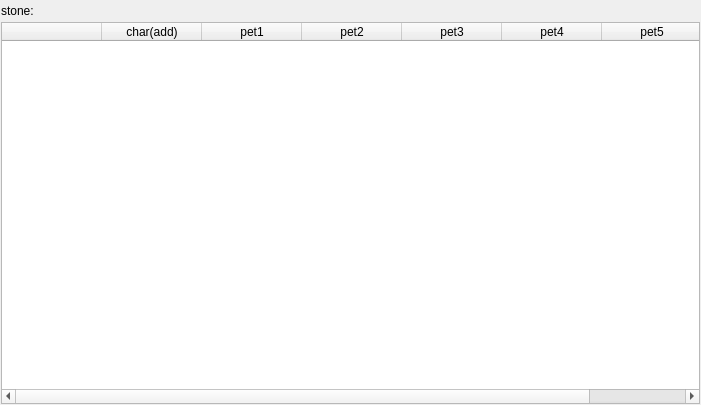
<?xml version="1.0" encoding="UTF-8"?>
<ui version="4.0">
 <class>CharInfoFormClass</class>
 <widget class="QWidget" name="CharInfoFormClass">
  <property name="geometry">
   <rect>
    <x>0</x>
    <y>0</y>
    <width>701</width>
    <height>405</height>
   </rect>
  </property>
  <property name="windowTitle">
   <string>CharInfoForm</string>
  </property>
  <layout class="QGridLayout" name="gridLayout">
   <property name="leftMargin">
    <number>1</number>
   </property>
   <property name="topMargin">
    <number>1</number>
   </property>
   <property name="rightMargin">
    <number>1</number>
   </property>
   <property name="bottomMargin">
    <number>1</number>
   </property>
   <property name="spacing">
    <number>1</number>
   </property>
   <item row="0" column="0">
    <layout class="QVBoxLayout" name="verticalLayout">
     <property name="spacing">
      <number>1</number>
     </property>
     <item>
      <widget class="QLabel" name="label">
       <property name="minimumSize">
        <size>
         <width>0</width>
         <height>20</height>
        </size>
       </property>
       <property name="text">
        <string>stone:</string>
       </property>
      </widget>
     </item>
     <item>
      <widget class="TableWidget" name="tableWidget">
       <property name="editTriggers">
        <set>QAbstractItemView::NoEditTriggers</set>
       </property>
       <property name="selectionMode">
        <enum>QAbstractItemView::SingleSelection</enum>
       </property>
       <property name="selectionBehavior">
        <enum>QAbstractItemView::SelectRows</enum>
       </property>
       <attribute name="horizontalHeaderMinimumSectionSize">
        <number>25</number>
       </attribute>
       <attribute name="verticalHeaderVisible">
        <bool>false</bool>
       </attribute>
       <attribute name="verticalHeaderDefaultSectionSize">
        <number>23</number>
       </attribute>
       <column>
        <property name="text">
         <string/>
        </property>
       </column>
       <column>
        <property name="text">
         <string>char(add)</string>
        </property>
       </column>
       <column>
        <property name="text">
         <string>pet1</string>
        </property>
       </column>
       <column>
        <property name="text">
         <string>pet2</string>
        </property>
       </column>
       <column>
        <property name="text">
         <string>pet3</string>
        </property>
       </column>
       <column>
        <property name="text">
         <string>pet4</string>
        </property>
       </column>
       <column>
        <property name="text">
         <string>pet5</string>
        </property>
       </column>
      </widget>
     </item>
    </layout>
   </item>
  </layout>
 </widget>
 <layoutdefault spacing="6" margin="11"/>
 <customwidgets>
  <customwidget>
   <class>TableWidget</class>
   <extends>QTableWidget</extends>
   <header location="global">tablewidget.h</header>
  </customwidget>
 </customwidgets>
 <resources/>
 <connections/>
</ui>
